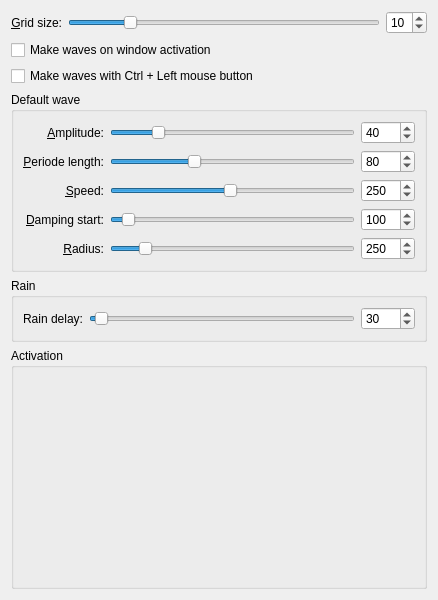
<ui version="4.0" >
 <class>KWin::WaterEffectConfigForm</class>
 <widget class="QWidget" name="KWin::WaterEffectConfigForm" >
  <property name="geometry" >
   <rect>
    <x>0</x>
    <y>0</y>
    <width>438</width>
    <height>588</height>
   </rect>
  </property>
  <property name="windowTitle" >
   <string/>
  </property>
  <layout class="QGridLayout" name="gridLayout" >
   <item row="0" column="2" >
    <widget class="QSpinBox" name="gridSizeSpin" >
     <property name="minimum" >
      <number>1</number>
     </property>
     <property name="maximum" >
      <number>50</number>
     </property>
     <property name="value" >
      <number>10</number>
     </property>
    </widget>
   </item>
   <item row="2" column="0" colspan="3" >
    <widget class="QCheckBox" name="wavesOnMouseBox" >
     <property name="text" >
      <string>Make waves with Ctrl + Left mouse button</string>
     </property>
    </widget>
   </item>
   <item row="0" column="0" >
    <widget class="QLabel" name="gridSize" >
     <property name="text" >
      <string>&amp;Grid size:</string>
     </property>
     <property name="alignment" >
      <set>Qt::AlignRight|Qt::AlignTrailing|Qt::AlignVCenter</set>
     </property>
     <property name="buddy" >
      <cstring>gridSizeSlider</cstring>
     </property>
    </widget>
   </item>
   <item row="0" column="1" >
    <widget class="QSlider" name="gridSizeSlider" >
     <property name="minimum" >
      <number>1</number>
     </property>
     <property name="maximum" >
      <number>50</number>
     </property>
     <property name="value" >
      <number>10</number>
     </property>
     <property name="orientation" >
      <enum>Qt::Horizontal</enum>
     </property>
    </widget>
   </item>
   <item row="1" column="0" colspan="3" >
    <widget class="QCheckBox" name="wavesOnActivationBox" >
     <property name="text" >
      <string>Make waves on window activation</string>
     </property>
    </widget>
   </item>
   <item row="3" column="0" colspan="3" >
    <widget class="QGroupBox" name="groupBox" >
     <property name="title" >
      <string>Default wave</string>
     </property>
     <layout class="QGridLayout" name="gridLayout_2" >
      <item row="0" column="0" >
       <widget class="QLabel" name="label_6" >
        <property name="text" >
         <string>&amp;Amplitude:</string>
        </property>
        <property name="alignment" >
         <set>Qt::AlignRight|Qt::AlignTrailing|Qt::AlignVCenter</set>
        </property>
        <property name="buddy" >
         <cstring>amplitudeSlider</cstring>
        </property>
       </widget>
      </item>
      <item row="0" column="1" >
       <widget class="QSlider" name="amplitudeSlider" >
        <property name="sizePolicy" >
         <sizepolicy vsizetype="Fixed" hsizetype="Expanding" >
          <horstretch>0</horstretch>
          <verstretch>0</verstretch>
         </sizepolicy>
        </property>
        <property name="minimum" >
         <number>5</number>
        </property>
        <property name="maximum" >
         <number>200</number>
        </property>
        <property name="value" >
         <number>40</number>
        </property>
        <property name="orientation" >
         <enum>Qt::Horizontal</enum>
        </property>
       </widget>
      </item>
      <item row="0" column="2" >
       <widget class="QSpinBox" name="amplitudeSpin" >
        <property name="maximumSize" >
         <size>
          <width>67</width>
          <height>16777215</height>
         </size>
        </property>
        <property name="baseSize" >
         <size>
          <width>0</width>
          <height>0</height>
         </size>
        </property>
        <property name="layoutDirection" >
         <enum>Qt::LeftToRight</enum>
        </property>
        <property name="alignment" >
         <set>Qt::AlignLeading|Qt::AlignLeft|Qt::AlignVCenter</set>
        </property>
        <property name="buttonSymbols" >
         <enum>QAbstractSpinBox::UpDownArrows</enum>
        </property>
        <property name="minimum" >
         <number>5</number>
        </property>
        <property name="maximum" >
         <number>300</number>
        </property>
        <property name="value" >
         <number>40</number>
        </property>
       </widget>
      </item>
      <item row="1" column="0" >
       <widget class="QLabel" name="label_5" >
        <property name="text" >
         <string>&amp;Periode length:</string>
        </property>
        <property name="alignment" >
         <set>Qt::AlignRight|Qt::AlignTrailing|Qt::AlignVCenter</set>
        </property>
        <property name="buddy" >
         <cstring>periodeSlider</cstring>
        </property>
       </widget>
      </item>
      <item row="1" column="1" >
       <widget class="QSlider" name="periodeSlider" >
        <property name="minimum" >
         <number>20</number>
        </property>
        <property name="maximum" >
         <number>200</number>
        </property>
        <property name="value" >
         <number>80</number>
        </property>
        <property name="orientation" >
         <enum>Qt::Horizontal</enum>
        </property>
       </widget>
      </item>
      <item row="1" column="2" >
       <widget class="QSpinBox" name="periodeSpin" >
        <property name="maximumSize" >
         <size>
          <width>67</width>
          <height>16777215</height>
         </size>
        </property>
        <property name="baseSize" >
         <size>
          <width>0</width>
          <height>0</height>
         </size>
        </property>
        <property name="layoutDirection" >
         <enum>Qt::LeftToRight</enum>
        </property>
        <property name="alignment" >
         <set>Qt::AlignLeading|Qt::AlignLeft|Qt::AlignVCenter</set>
        </property>
        <property name="buttonSymbols" >
         <enum>QAbstractSpinBox::UpDownArrows</enum>
        </property>
        <property name="minimum" >
         <number>20</number>
        </property>
        <property name="maximum" >
         <number>200</number>
        </property>
        <property name="value" >
         <number>80</number>
        </property>
       </widget>
      </item>
      <item row="2" column="0" >
       <widget class="QLabel" name="label_4" >
        <property name="text" >
         <string>&amp;Speed:</string>
        </property>
        <property name="alignment" >
         <set>Qt::AlignRight|Qt::AlignTrailing|Qt::AlignVCenter</set>
        </property>
        <property name="buddy" >
         <cstring>speedSlider</cstring>
        </property>
       </widget>
      </item>
      <item row="2" column="1" >
       <widget class="QSlider" name="speedSlider" >
        <property name="minimum" >
         <number>10</number>
        </property>
        <property name="maximum" >
         <number>500</number>
        </property>
        <property name="singleStep" >
         <number>0</number>
        </property>
        <property name="value" >
         <number>250</number>
        </property>
        <property name="orientation" >
         <enum>Qt::Horizontal</enum>
        </property>
       </widget>
      </item>
      <item row="2" column="2" >
       <widget class="QSpinBox" name="speedSpin" >
        <property name="maximumSize" >
         <size>
          <width>67</width>
          <height>16777215</height>
         </size>
        </property>
        <property name="baseSize" >
         <size>
          <width>0</width>
          <height>0</height>
         </size>
        </property>
        <property name="layoutDirection" >
         <enum>Qt::LeftToRight</enum>
        </property>
        <property name="alignment" >
         <set>Qt::AlignLeading|Qt::AlignLeft|Qt::AlignVCenter</set>
        </property>
        <property name="buttonSymbols" >
         <enum>QAbstractSpinBox::UpDownArrows</enum>
        </property>
        <property name="minimum" >
         <number>10</number>
        </property>
        <property name="maximum" >
         <number>500</number>
        </property>
        <property name="singleStep" >
         <number>1</number>
        </property>
        <property name="value" >
         <number>250</number>
        </property>
       </widget>
      </item>
      <item row="3" column="0" >
       <widget class="QLabel" name="label_7" >
        <property name="text" >
         <string>&amp;Damping start:</string>
        </property>
        <property name="alignment" >
         <set>Qt::AlignRight|Qt::AlignTrailing|Qt::AlignVCenter</set>
        </property>
        <property name="buddy" >
         <cstring>dampingSlider</cstring>
        </property>
       </widget>
      </item>
      <item row="3" column="1" >
       <widget class="QSlider" name="dampingSlider" >
        <property name="minimum" >
         <number>5</number>
        </property>
        <property name="maximum" >
         <number>2000</number>
        </property>
        <property name="value" >
         <number>100</number>
        </property>
        <property name="orientation" >
         <enum>Qt::Horizontal</enum>
        </property>
       </widget>
      </item>
      <item row="3" column="2" >
       <widget class="QSpinBox" name="dampingSpin" >
        <property name="maximumSize" >
         <size>
          <width>67</width>
          <height>16777215</height>
         </size>
        </property>
        <property name="baseSize" >
         <size>
          <width>0</width>
          <height>0</height>
         </size>
        </property>
        <property name="layoutDirection" >
         <enum>Qt::LeftToRight</enum>
        </property>
        <property name="alignment" >
         <set>Qt::AlignLeading|Qt::AlignLeft|Qt::AlignVCenter</set>
        </property>
        <property name="buttonSymbols" >
         <enum>QAbstractSpinBox::UpDownArrows</enum>
        </property>
        <property name="minimum" >
         <number>5</number>
        </property>
        <property name="maximum" >
         <number>2000</number>
        </property>
        <property name="value" >
         <number>100</number>
        </property>
       </widget>
      </item>
      <item row="4" column="0" >
       <widget class="QLabel" name="label_8" >
        <property name="text" >
         <string>&amp;Radius:</string>
        </property>
        <property name="alignment" >
         <set>Qt::AlignRight|Qt::AlignTrailing|Qt::AlignVCenter</set>
        </property>
        <property name="buddy" >
         <cstring>radiusSlider</cstring>
        </property>
       </widget>
      </item>
      <item row="4" column="1" >
       <widget class="QSlider" name="radiusSlider" >
        <property name="minimum" >
         <number>5</number>
        </property>
        <property name="maximum" >
         <number>2000</number>
        </property>
        <property name="value" >
         <number>250</number>
        </property>
        <property name="orientation" >
         <enum>Qt::Horizontal</enum>
        </property>
       </widget>
      </item>
      <item row="4" column="2" >
       <widget class="QSpinBox" name="radiusSpin" >
        <property name="maximumSize" >
         <size>
          <width>67</width>
          <height>16777215</height>
         </size>
        </property>
        <property name="baseSize" >
         <size>
          <width>0</width>
          <height>0</height>
         </size>
        </property>
        <property name="layoutDirection" >
         <enum>Qt::LeftToRight</enum>
        </property>
        <property name="alignment" >
         <set>Qt::AlignLeading|Qt::AlignLeft|Qt::AlignVCenter</set>
        </property>
        <property name="buttonSymbols" >
         <enum>QAbstractSpinBox::UpDownArrows</enum>
        </property>
        <property name="minimum" >
         <number>5</number>
        </property>
        <property name="maximum" >
         <number>2000</number>
        </property>
        <property name="value" >
         <number>250</number>
        </property>
       </widget>
      </item>
     </layout>
    </widget>
   </item>
   <item row="5" column="0" colspan="3" >
    <widget class="QGroupBox" name="groupBox_8" >
     <property name="title" >
      <string>Activation</string>
     </property>
     <layout class="QGridLayout" name="gridLayout_3" >
      <item row="0" column="0" colspan="2" >
       <widget class="KWin::GlobalShortcutsEditor" native="1" name="editor" >
        <property name="minimumSize" >
         <size>
          <width>0</width>
          <height>200</height>
         </size>
        </property>
       </widget>
      </item>
     </layout>
    </widget>
   </item>
   <item row="4" column="0" colspan="3" >
    <widget class="QGroupBox" name="groupBox_2" >
     <property name="title" >
      <string>Rain</string>
     </property>
     <layout class="QGridLayout" name="gridLayout_4" >
      <item row="0" column="2" >
       <widget class="QSpinBox" name="rainDelaySpin" >
        <property name="maximumSize" >
         <size>
          <width>67</width>
          <height>16777215</height>
         </size>
        </property>
        <property name="baseSize" >
         <size>
          <width>0</width>
          <height>0</height>
         </size>
        </property>
        <property name="layoutDirection" >
         <enum>Qt::LeftToRight</enum>
        </property>
        <property name="alignment" >
         <set>Qt::AlignLeading|Qt::AlignLeft|Qt::AlignVCenter</set>
        </property>
        <property name="buttonSymbols" >
         <enum>QAbstractSpinBox::UpDownArrows</enum>
        </property>
        <property name="minimum" >
         <number>10</number>
        </property>
        <property name="maximum" >
         <number>1000</number>
        </property>
        <property name="value" >
         <number>30</number>
        </property>
       </widget>
      </item>
      <item row="0" column="1" >
       <widget class="QSlider" name="rainDelaySlider" >
        <property name="sizePolicy" >
         <sizepolicy vsizetype="Fixed" hsizetype="Expanding" >
          <horstretch>0</horstretch>
          <verstretch>0</verstretch>
         </sizepolicy>
        </property>
        <property name="minimum" >
         <number>10</number>
        </property>
        <property name="maximum" >
         <number>1000</number>
        </property>
        <property name="value" >
         <number>30</number>
        </property>
        <property name="orientation" >
         <enum>Qt::Horizontal</enum>
        </property>
       </widget>
      </item>
      <item row="0" column="0" >
       <widget class="QLabel" name="label_9" >
        <property name="text" >
         <string>Rain delay:</string>
        </property>
        <property name="alignment" >
         <set>Qt::AlignRight|Qt::AlignTrailing|Qt::AlignVCenter</set>
        </property>
        <property name="buddy" >
         <cstring>rainDelaySlider</cstring>
        </property>
       </widget>
      </item>
     </layout>
    </widget>
   </item>
  </layout>
 </widget>
 <customwidgets>
  <customwidget>
   <class>KWin::GlobalShortcutsEditor</class>
   <extends>QWidget</extends>
   <header location="global" >kwineffects.h</header>
   <container>1</container>
  </customwidget>
 </customwidgets>
 <tabstops>
  <tabstop>gridSizeSlider</tabstop>
  <tabstop>gridSizeSpin</tabstop>
  <tabstop>wavesOnActivationBox</tabstop>
  <tabstop>wavesOnMouseBox</tabstop>
  <tabstop>amplitudeSlider</tabstop>
  <tabstop>amplitudeSpin</tabstop>
  <tabstop>periodeSlider</tabstop>
  <tabstop>periodeSpin</tabstop>
  <tabstop>speedSlider</tabstop>
  <tabstop>speedSpin</tabstop>
  <tabstop>dampingSlider</tabstop>
  <tabstop>dampingSpin</tabstop>
  <tabstop>radiusSlider</tabstop>
  <tabstop>radiusSpin</tabstop>
 </tabstops>
 <resources/>
 <connections>
  <connection>
   <sender>amplitudeSlider</sender>
   <signal>valueChanged(int)</signal>
   <receiver>amplitudeSpin</receiver>
   <slot>setValue(int)</slot>
   <hints>
    <hint type="sourcelabel" >
     <x>151</x>
     <y>134</y>
    </hint>
    <hint type="destinationlabel" >
     <x>395</x>
     <y>131</y>
    </hint>
   </hints>
  </connection>
  <connection>
   <sender>amplitudeSpin</sender>
   <signal>valueChanged(int)</signal>
   <receiver>amplitudeSlider</receiver>
   <slot>setValue(int)</slot>
   <hints>
    <hint type="sourcelabel" >
     <x>401</x>
     <y>138</y>
    </hint>
    <hint type="destinationlabel" >
     <x>193</x>
     <y>129</y>
    </hint>
   </hints>
  </connection>
  <connection>
   <sender>periodeSlider</sender>
   <signal>valueChanged(int)</signal>
   <receiver>periodeSpin</receiver>
   <slot>setValue(int)</slot>
   <hints>
    <hint type="sourcelabel" >
     <x>178</x>
     <y>162</y>
    </hint>
    <hint type="destinationlabel" >
     <x>401</x>
     <y>166</y>
    </hint>
   </hints>
  </connection>
  <connection>
   <sender>periodeSpin</sender>
   <signal>valueChanged(int)</signal>
   <receiver>periodeSlider</receiver>
   <slot>setValue(int)</slot>
   <hints>
    <hint type="sourcelabel" >
     <x>409</x>
     <y>151</y>
    </hint>
    <hint type="destinationlabel" >
     <x>177</x>
     <y>161</y>
    </hint>
   </hints>
  </connection>
  <connection>
   <sender>speedSlider</sender>
   <signal>valueChanged(int)</signal>
   <receiver>speedSpin</receiver>
   <slot>setValue(int)</slot>
   <hints>
    <hint type="sourcelabel" >
     <x>152</x>
     <y>189</y>
    </hint>
    <hint type="destinationlabel" >
     <x>399</x>
     <y>186</y>
    </hint>
   </hints>
  </connection>
  <connection>
   <sender>speedSpin</sender>
   <signal>valueChanged(int)</signal>
   <receiver>speedSlider</receiver>
   <slot>setValue(int)</slot>
   <hints>
    <hint type="sourcelabel" >
     <x>402</x>
     <y>198</y>
    </hint>
    <hint type="destinationlabel" >
     <x>179</x>
     <y>189</y>
    </hint>
   </hints>
  </connection>
  <connection>
   <sender>dampingSlider</sender>
   <signal>valueChanged(int)</signal>
   <receiver>dampingSpin</receiver>
   <slot>setValue(int)</slot>
   <hints>
    <hint type="sourcelabel" >
     <x>170</x>
     <y>215</y>
    </hint>
    <hint type="destinationlabel" >
     <x>397</x>
     <y>214</y>
    </hint>
   </hints>
  </connection>
  <connection>
   <sender>dampingSpin</sender>
   <signal>valueChanged(int)</signal>
   <receiver>dampingSlider</receiver>
   <slot>setValue(int)</slot>
   <hints>
    <hint type="sourcelabel" >
     <x>417</x>
     <y>216</y>
    </hint>
    <hint type="destinationlabel" >
     <x>184</x>
     <y>216</y>
    </hint>
   </hints>
  </connection>
  <connection>
   <sender>radiusSlider</sender>
   <signal>valueChanged(int)</signal>
   <receiver>radiusSpin</receiver>
   <slot>setValue(int)</slot>
   <hints>
    <hint type="sourcelabel" >
     <x>169</x>
     <y>246</y>
    </hint>
    <hint type="destinationlabel" >
     <x>393</x>
     <y>245</y>
    </hint>
   </hints>
  </connection>
  <connection>
   <sender>radiusSpin</sender>
   <signal>valueChanged(int)</signal>
   <receiver>radiusSlider</receiver>
   <slot>setValue(int)</slot>
   <hints>
    <hint type="sourcelabel" >
     <x>409</x>
     <y>243</y>
    </hint>
    <hint type="destinationlabel" >
     <x>173</x>
     <y>245</y>
    </hint>
   </hints>
  </connection>
  <connection>
   <sender>gridSizeSlider</sender>
   <signal>valueChanged(int)</signal>
   <receiver>gridSizeSpin</receiver>
   <slot>setValue(int)</slot>
   <hints>
    <hint type="sourcelabel" >
     <x>108</x>
     <y>22</y>
    </hint>
    <hint type="destinationlabel" >
     <x>396</x>
     <y>21</y>
    </hint>
   </hints>
  </connection>
  <connection>
   <sender>gridSizeSpin</sender>
   <signal>valueChanged(int)</signal>
   <receiver>gridSizeSlider</receiver>
   <slot>setValue(int)</slot>
   <hints>
    <hint type="sourcelabel" >
     <x>403</x>
     <y>16</y>
    </hint>
    <hint type="destinationlabel" >
     <x>197</x>
     <y>20</y>
    </hint>
   </hints>
  </connection>
  <connection>
   <sender>rainDelaySlider</sender>
   <signal>valueChanged(int)</signal>
   <receiver>rainDelaySpin</receiver>
   <slot>setValue(int)</slot>
   <hints>
    <hint type="sourcelabel" >
     <x>218</x>
     <y>310</y>
    </hint>
    <hint type="destinationlabel" >
     <x>397</x>
     <y>316</y>
    </hint>
   </hints>
  </connection>
  <connection>
   <sender>rainDelaySpin</sender>
   <signal>valueChanged(int)</signal>
   <receiver>rainDelaySlider</receiver>
   <slot>setValue(int)</slot>
   <hints>
    <hint type="sourcelabel" >
     <x>381</x>
     <y>313</y>
    </hint>
    <hint type="destinationlabel" >
     <x>267</x>
     <y>313</y>
    </hint>
   </hints>
  </connection>
 </connections>
</ui>
